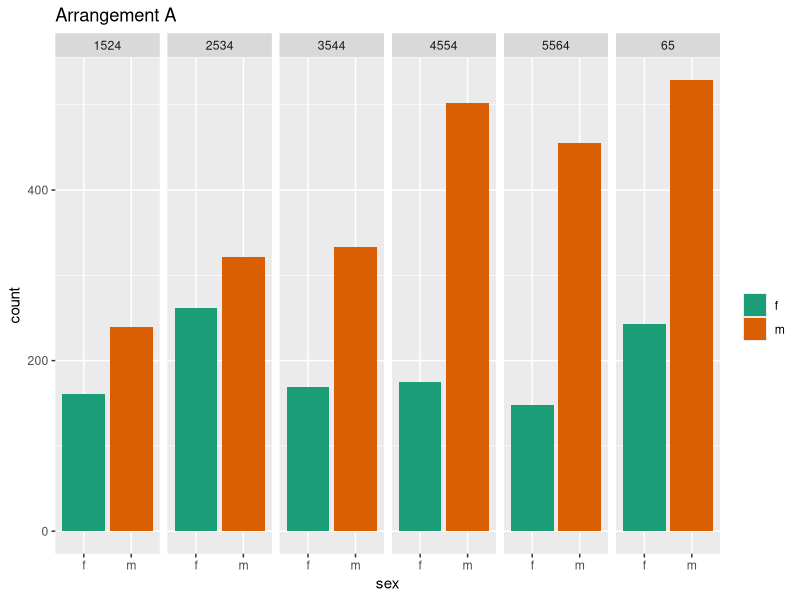
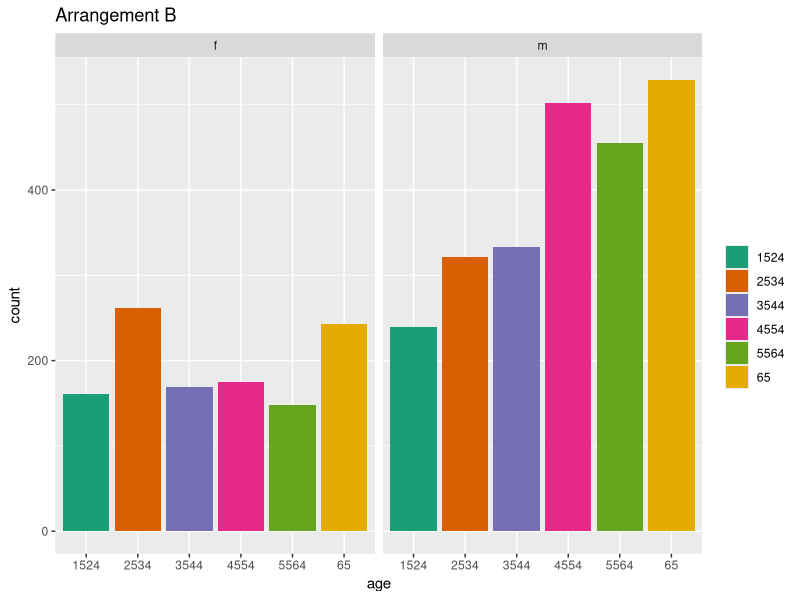
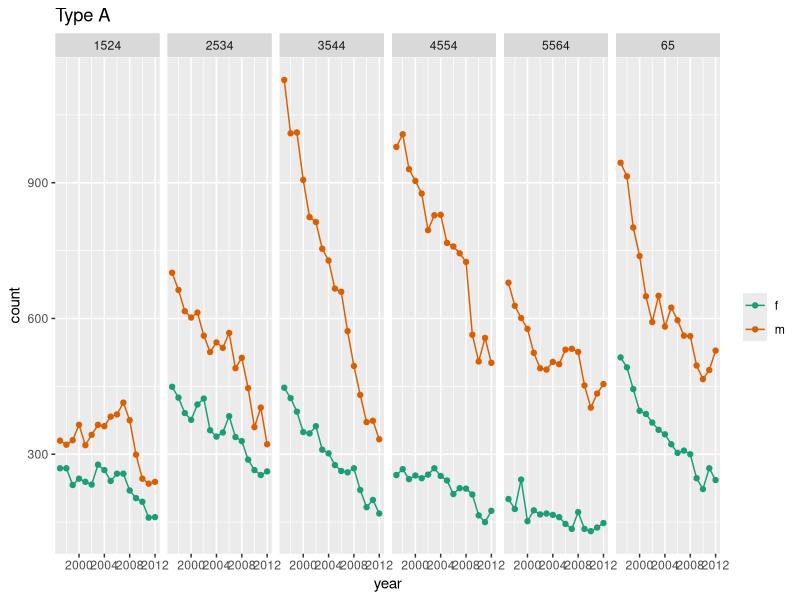
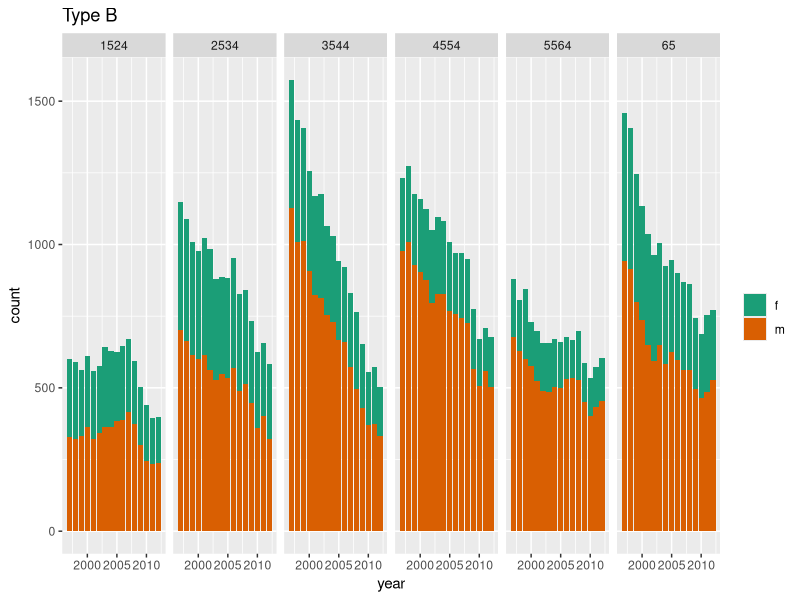
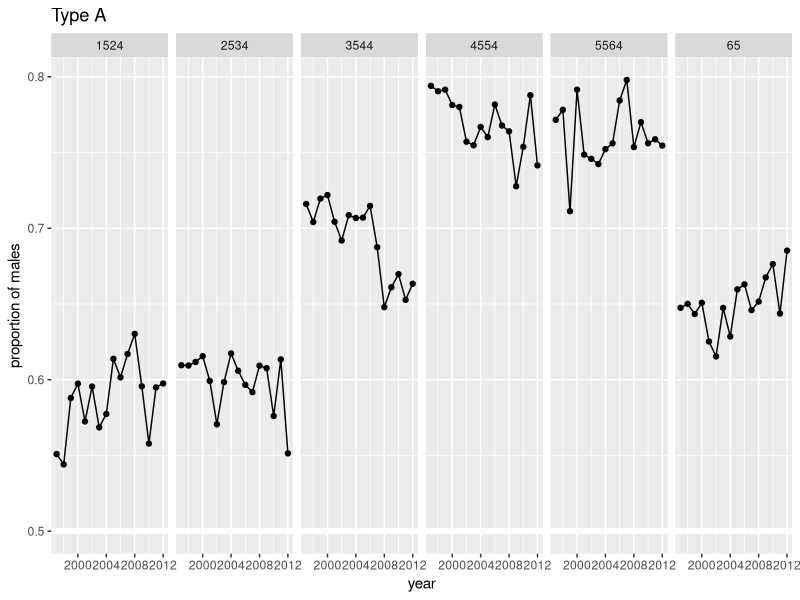
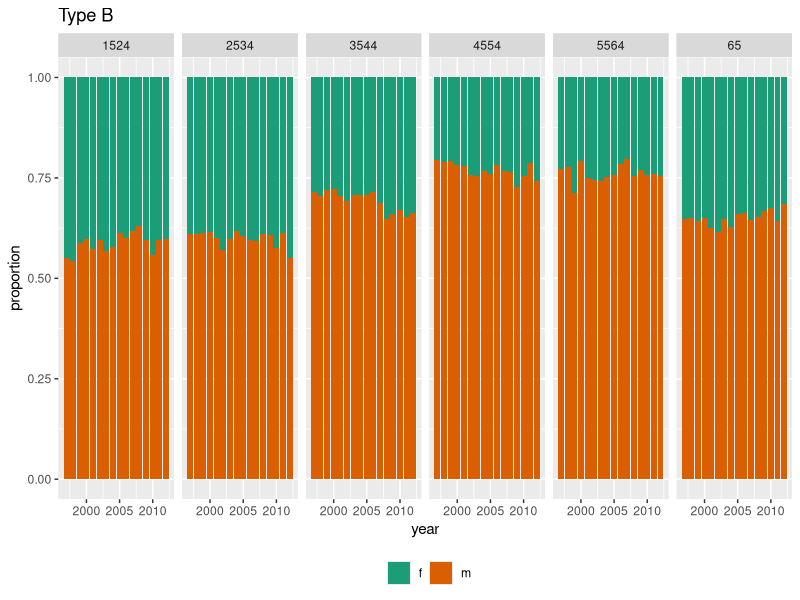
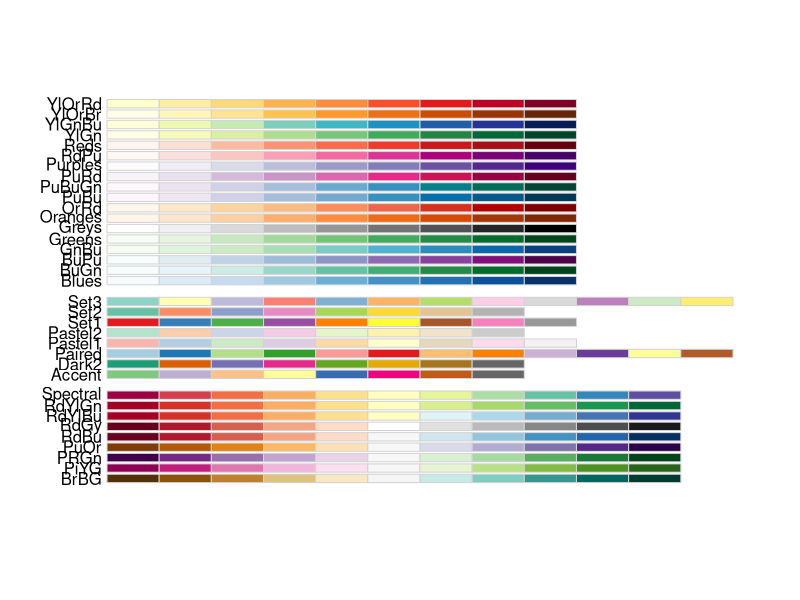
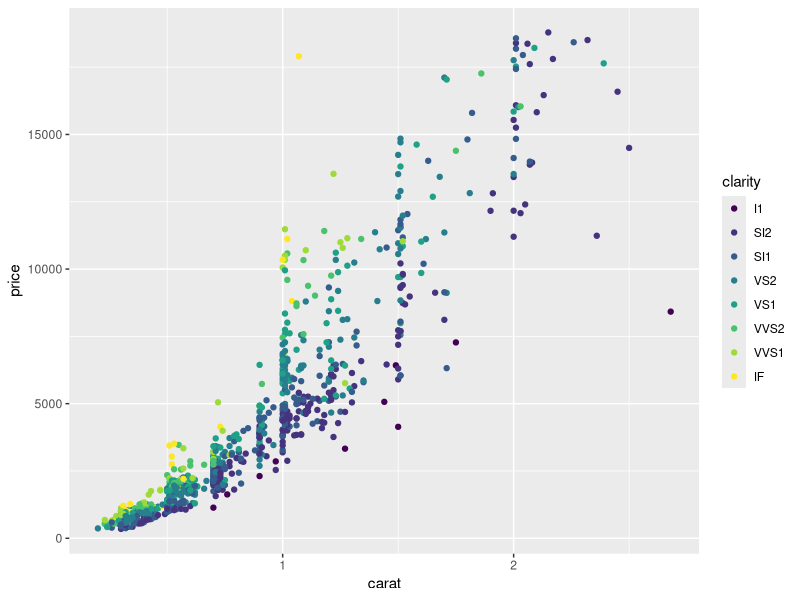

The R script that drew these images, in order:
## ----load libraries, echo=FALSE------------------------------------------
library(tidyverse)
library(RColorBrewer)
library(gridExtra)
library(dichromat)
library(here)


## ----read TB data and wrangle and subset to USA--------------------------
tb <- read_csv(here::here("data/TB_notifications_2019-07-01.csv")) %>%
  select(country, iso3, year, new_sp_m04:new_sp_fu) %>%
  gather(stuff, count, new_sp_m04:new_sp_fu) %>%
  separate(stuff, c("stuff1", "stuff2", "sexage")) %>%
  select(-stuff1, -stuff2) %>%
  mutate(sex=substr(sexage, 1, 1),
         age=substr(sexage, 2, length(sexage))) %>%
  select(-sexage)

# Filter years between 1997 and 2012 due to missings
tb_us <- tb %>%
  filter(country == "United States of America") %>%
  filter(!(age %in% c("04", "014", "514", "u"))) %>%
  filter(year > 1996, year < 2013)


## ----focus on one year gender, side-by-side bars of males/females, fig.height=3----
tb_us %>% filter(year == 2012) %>%
  ggplot(aes(x=sex, y=count, fill=sex)) +
  geom_bar(stat="identity", position="dodge") +
  facet_wrap(~age, ncol=6) +
  scale_fill_brewer("", palette="Dark2") +
  ggtitle("Arrangement A")


## ----focus on one year age, side-by-side bars of age group, fig.height=3----
tb_us %>% filter(year == 2012) %>%
  ggplot(aes(x=age, y=count, fill=age)) +
  geom_bar(stat="identity", position="dodge") +
  facet_wrap(~sex, ncol=6) +
  scale_fill_brewer("", palette="Dark2") +
  ggtitle("Arrangement B")


## ----use a line plot instead of bar, fig.height=3------------------------
ggplot(tb_us, aes(x=year, y=count, colour=sex)) +
  geom_line() + geom_point() +
  facet_wrap(~age, ncol=6) +
  scale_colour_brewer("", palette="Dark2") +
  ggtitle("Type A")


## ----colour and axes fixes, fig.height=3---------------------------------
# This uses a color blind proof scale
ggplot(tb_us, aes(x=year, y=count, fill=sex)) +
  geom_bar(stat="identity") +
  facet_wrap(~age, ncol=6) +
  scale_fill_brewer("", palette="Dark2") +
  ggtitle("Type B")


## ----use a line plot for proportions, fig.height=3-----------------------
tb_us %>% group_by(year, age) %>%
  summarise(p = count[sex=="m"]/sum(count)) %>%
  ggplot(aes(x=year, y=p)) +
  geom_hline(yintercept = 0.50, colour="white", size=2) +
  geom_line() + geom_point() +
  facet_wrap(~age, ncol=6) +
  ylab("proportion of males") +
  ggtitle("Type A")


## ----compare proportions of males/females, fig.height=4------------------
# Fill the bars, note the small change to the code
ggplot(tb_us, aes(x=year, y=count, fill=sex)) +
  geom_bar(stat="identity", position="fill") +
  facet_wrap(~age, ncol=6) +
  scale_fill_brewer("", palette="Dark2") + ylab("proportion") +
  ggtitle("Type B") + theme(legend.position = "bottom")


## ----show different types of color palettes, fig.height=7, fig.width=12----
display.brewer.all()


## ----mapping numbers to rainbow sequential scale, echo=TRUE, out.width="60%", fig.width=7, fig.height=4----
dsamp <- diamonds[sample(nrow(diamonds), 1000), ]
(d <- ggplot(dsamp, aes(carat, price)) +
  geom_point(aes(colour = clarity)))


## ----mapping numbers to sequential scale, echo=TRUE, fig.width=7, fig.height=4, out.width="60%"----
d + scale_colour_brewer()


## ----mapping numbers to diverging scale, echo=TRUE, fig.width=7, fig.height=4, out.width="60%"----
d + scale_colour_brewer(palette="PRGn")


## ----mapping numbers to qualitative palette, echo=TRUE, , fig.width=7, fig.height=4, out.width="60%"----
d + scale_colour_brewer(palette="Set1")


## ----using the dichromat package to check color blind appearance, echo=TRUE, fig.show='hide'----
library(scales)
library(dichromat)
clrs <- hue_pal()(9)
d + theme(legend.position = "none")
clrs <- dichromat(hue_pal()(9))
d + scale_fill_manual("", values=clrs) + theme(legend.position = "none")


## ----show the default colour scheme and dichromat adjusted colors, echo=FALSE, fig.height=8----
clrs <- hue_pal()(9)
p1 <- d + theme(legend.position = "none") + scale_color_discrete()

clrs <- dichromat(hue_pal()(9))
p2 <- d + scale_color_manual("", values=clrs) + theme(legend.position = "none")

grid.arrange(p1, p2, ncol=1)


## ----is shape preattentive, echo=FALSE-----------------------------------
set.seed(20190715)
df <- data.frame(x=runif(100), y=runif(100), cl=sample(c(rep("A", 1), rep("B", 99))))
ggplot(data=df, aes(x, y, shape=cl)) + theme_bw() +
  geom_point(size=3) +
  theme(legend.position="None", aspect.ratio=1)


## ----is color preattentive, echo=FALSE-----------------------------------
ggplot(data=df, aes(x, y, colour=cl)) +
  geom_point(size=3) +
  theme_bw() +
  scale_colour_brewer(palette="Set1") +
  theme(legend.position="None", aspect.ratio=1)


## ----a line plot on sex, fig.height=3------------------------------------
ggplot(tb_us, aes(x=year, y=count, colour=sex)) +
  geom_line() + geom_point() +
  facet_wrap(~age, ncol=6) +
  scale_colour_brewer("", palette="Dark2") +
  ggtitle("Arrangement A")


## ----a line plot on age, fig.height=3, fig.width=6-----------------------
ggplot(tb_us, aes(x=year, y=count, colour=age)) +
  geom_line() + geom_point() +
  facet_wrap(~sex, ncol=6) +
  scale_colour_brewer("", palette="Dark2") +
  ggtitle("Arrangement B")


## ----side-by-side bars of males/females, fig.height=3--------------------
tb_us %>% filter(year == 2012) %>%
  ggplot(aes(x=sex, y=count, fill=sex)) +
  geom_bar(stat="identity", position="dodge") +
  facet_wrap(~age, ncol=6) +
  scale_fill_brewer("", palette="Dark2") +
  ggtitle("Position - common scale ")


## ----piecharts of males/females, fig.height=3----------------------------
tb_us %>% filter(year == 2012) %>%
  ggplot(aes(x=1, y=count, fill=sex)) +
  geom_bar(stat="identity", position="fill") +
  facet_wrap(~age, ncol=6) +
  scale_fill_brewer("", palette="Dark2") +
  ggtitle("Angle") + xlab("") + ylab("") +
  coord_polar(theta = "y")


## ----side-by-side bars of age, fig.height=3------------------------------
tb_us %>% filter(year == 2012) %>%
  ggplot(aes(x=age, y=count, fill=age)) +
  geom_bar(stat="identity", position="dodge") +
  facet_wrap(~sex, ncol=6) +
  scale_fill_brewer("", palette="Dark2") +
  ggtitle("Position - common scale ")


## ----piecharts of age, fig.height=3--------------------------------------
tb_us %>% filter(year == 2012) %>%
  ggplot(aes(x=1, y=count, fill=age)) +
  geom_bar(stat="identity", position="fill") +
  facet_wrap(~sex, ncol=6) +
  scale_fill_brewer("", palette="Dark2") +
  ggtitle("Angle") + xlab("") + ylab("") +
  coord_polar(theta = "y")


## ----facetting plots can result in change blindness, echo=TRUE, out.width="50%", fig.width=6.5, fig.height=3.5----
ggplot(dsamp, aes(x=carat, y=price, colour = clarity)) +
  geom_point() +
  geom_smooth(se=FALSE) +
  scale_color_brewer(palette="Set1") +
  facet_wrap(~clarity, ncol=4)


## ----averlaying makes comparisons easier, echo=TRUE, out.width="70%", fig.width=7, fig.height=4----
ggplot(dsamp, aes(x=carat, y=price, colour = clarity)) +
  geom_point() +
  geom_smooth(se=FALSE) +
  scale_color_brewer(palette="Set1")
